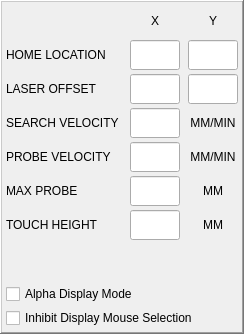
                 <widget class="QFrame" name="frm_settings2">
                  <property name="frameShape">
                   <enum>QFrame::WinPanel</enum>
                  </property>
                  <property name="frameShadow">
                   <enum>QFrame::Raised</enum>
                  </property>
                  <layout class="QGridLayout" name="gridLayout_4">
                   <property name="leftMargin">
                    <number>4</number>
                   </property>
                   <property name="topMargin">
                    <number>4</number>
                   </property>
                   <property name="rightMargin">
                    <number>4</number>
                   </property>
                   <property name="bottomMargin">
                    <number>4</number>
                   </property>
                   <property name="spacing">
                    <number>4</number>
                   </property>
                   <item row="4" column="3">
                    <widget class="QLabel" name="lbl_probe_vel_units">
                     <property name="sizePolicy">
                      <sizepolicy hsizetype="Preferred" vsizetype="Fixed">
                       <horstretch>0</horstretch>
                       <verstretch>0</verstretch>
                      </sizepolicy>
                     </property>
                     <property name="minimumSize">
                      <size>
                       <width>0</width>
                       <height>30</height>
                      </size>
                     </property>
                     <property name="maximumSize">
                      <size>
                       <width>16777215</width>
                       <height>30</height>
                      </size>
                     </property>
                     <property name="text">
                      <string>MM/MIN</string>
                     </property>
                     <property name="alignment">
                      <set>Qt::AlignCenter</set>
                     </property>
                     <property name="wordWrap">
                      <bool>false</bool>
                     </property>
                     <property name="indent">
                      <number>0</number>
                     </property>
                    </widget>
                   </item>
                   <item row="5" column="3">
                    <widget class="QLabel" name="lbl_max_probe_units">
                     <property name="sizePolicy">
                      <sizepolicy hsizetype="Preferred" vsizetype="Fixed">
                       <horstretch>0</horstretch>
                       <verstretch>0</verstretch>
                      </sizepolicy>
                     </property>
                     <property name="minimumSize">
                      <size>
                       <width>0</width>
                       <height>30</height>
                      </size>
                     </property>
                     <property name="maximumSize">
                      <size>
                       <width>16777215</width>
                       <height>30</height>
                      </size>
                     </property>
                     <property name="text">
                      <string>MM</string>
                     </property>
                     <property name="alignment">
                      <set>Qt::AlignCenter</set>
                     </property>
                     <property name="wordWrap">
                      <bool>false</bool>
                     </property>
                     <property name="indent">
                      <number>0</number>
                     </property>
                    </widget>
                   </item>
                   <item row="7" column="0">
                    <spacer name="verticalSpacer_4">
                     <property name="orientation">
                      <enum>Qt::Vertical</enum>
                     </property>
                     <property name="sizeHint" stdset="0">
                      <size>
                       <width>20</width>
                       <height>40</height>
                      </size>
                     </property>
                    </spacer>
                   </item>
                   <item row="6" column="0">
                    <widget class="QLabel" name="label_9">
                     <property name="sizePolicy">
                      <sizepolicy hsizetype="Preferred" vsizetype="Fixed">
                       <horstretch>0</horstretch>
                       <verstretch>0</verstretch>
                      </sizepolicy>
                     </property>
                     <property name="minimumSize">
                      <size>
                       <width>120</width>
                       <height>30</height>
                      </size>
                     </property>
                     <property name="maximumSize">
                      <size>
                       <width>120</width>
                       <height>30</height>
                      </size>
                     </property>
                     <property name="toolTip">
                      <string>Height of tool touchoff plate</string>
                     </property>
                     <property name="text">
                      <string>TOUCH HEIGHT</string>
                     </property>
                     <property name="alignment">
                      <set>Qt::AlignLeading|Qt::AlignLeft|Qt::AlignVCenter</set>
                     </property>
                    </widget>
                   </item>
                   <item row="6" column="3">
                    <widget class="QLabel" name="lbl_touchheight_units">
                     <property name="sizePolicy">
                      <sizepolicy hsizetype="Preferred" vsizetype="Fixed">
                       <horstretch>0</horstretch>
                       <verstretch>0</verstretch>
                      </sizepolicy>
                     </property>
                     <property name="minimumSize">
                      <size>
                       <width>0</width>
                       <height>30</height>
                      </size>
                     </property>
                     <property name="maximumSize">
                      <size>
                       <width>16777215</width>
                       <height>30</height>
                      </size>
                     </property>
                     <property name="text">
                      <string>MM</string>
                     </property>
                     <property name="alignment">
                      <set>Qt::AlignCenter</set>
                     </property>
                     <property name="wordWrap">
                      <bool>false</bool>
                     </property>
                     <property name="indent">
                      <number>0</number>
                     </property>
                    </widget>
                   </item>
                   <item row="4" column="0">
                    <widget class="QLabel" name="label_7">
                     <property name="sizePolicy">
                      <sizepolicy hsizetype="Preferred" vsizetype="Fixed">
                       <horstretch>0</horstretch>
                       <verstretch>0</verstretch>
                      </sizepolicy>
                     </property>
                     <property name="minimumSize">
                      <size>
                       <width>120</width>
                       <height>30</height>
                      </size>
                     </property>
                     <property name="maximumSize">
                      <size>
                       <width>120</width>
                       <height>30</height>
                      </size>
                     </property>
                     <property name="toolTip">
                      <string>Probe down final velocity</string>
                     </property>
                     <property name="text">
                      <string>PROBE VELOCITY</string>
                     </property>
                     <property name="alignment">
                      <set>Qt::AlignLeading|Qt::AlignLeft|Qt::AlignVCenter</set>
                     </property>
                    </widget>
                   </item>
                   <item row="3" column="3">
                    <widget class="QLabel" name="lbl_search_vel_units">
                     <property name="sizePolicy">
                      <sizepolicy hsizetype="Preferred" vsizetype="Fixed">
                       <horstretch>0</horstretch>
                       <verstretch>0</verstretch>
                      </sizepolicy>
                     </property>
                     <property name="minimumSize">
                      <size>
                       <width>0</width>
                       <height>30</height>
                      </size>
                     </property>
                     <property name="maximumSize">
                      <size>
                       <width>16777215</width>
                       <height>30</height>
                      </size>
                     </property>
                     <property name="text">
                      <string>MM/MIN</string>
                     </property>
                     <property name="alignment">
                      <set>Qt::AlignCenter</set>
                     </property>
                     <property name="wordWrap">
                      <bool>false</bool>
                     </property>
                     <property name="indent">
                      <number>0</number>
                     </property>
                    </widget>
                   </item>
                   <item row="0" column="1">
                    <widget class="QLabel" name="label_38">
                     <property name="sizePolicy">
                      <sizepolicy hsizetype="Preferred" vsizetype="Fixed">
                       <horstretch>0</horstretch>
                       <verstretch>0</verstretch>
                      </sizepolicy>
                     </property>
                     <property name="minimumSize">
                      <size>
                       <width>0</width>
                       <height>30</height>
                      </size>
                     </property>
                     <property name="maximumSize">
                      <size>
                       <width>16777215</width>
                       <height>30</height>
                      </size>
                     </property>
                     <property name="text">
                      <string>X</string>
                     </property>
                     <property name="alignment">
                      <set>Qt::AlignCenter</set>
                     </property>
                    </widget>
                   </item>
                   <item row="1" column="0">
                    <widget class="QLabel" name="label_26">
                     <property name="minimumSize">
                      <size>
                       <width>120</width>
                       <height>0</height>
                      </size>
                     </property>
                     <property name="maximumSize">
                      <size>
                       <width>120</width>
                       <height>16777215</height>
                      </size>
                     </property>
                     <property name="text">
                      <string>HOME LOCATION</string>
                     </property>
                    </widget>
                   </item>
                   <item row="2" column="1">
                    <widget class="QLineEdit" name="lbl_laser_x">
                     <property name="sizePolicy">
                      <sizepolicy hsizetype="Fixed" vsizetype="Fixed">
                       <horstretch>0</horstretch>
                       <verstretch>0</verstretch>
                      </sizepolicy>
                     </property>
                     <property name="minimumSize">
                      <size>
                       <width>50</width>
                       <height>30</height>
                      </size>
                     </property>
                     <property name="maximumSize">
                      <size>
                       <width>50</width>
                       <height>30</height>
                      </size>
                     </property>
                     <property name="maxLength">
                      <number>8</number>
                     </property>
                     <property name="alignment">
                      <set>Qt::AlignCenter</set>
                     </property>
                     <property name="readOnly">
                      <bool>true</bool>
                     </property>
                    </widget>
                   </item>
                   <item row="5" column="1">
                    <widget class="QLineEdit" name="lbl_max_probe">
                     <property name="sizePolicy">
                      <sizepolicy hsizetype="Fixed" vsizetype="Fixed">
                       <horstretch>0</horstretch>
                       <verstretch>0</verstretch>
                      </sizepolicy>
                     </property>
                     <property name="minimumSize">
                      <size>
                       <width>50</width>
                       <height>30</height>
                      </size>
                     </property>
                     <property name="maximumSize">
                      <size>
                       <width>50</width>
                       <height>30</height>
                      </size>
                     </property>
                     <property name="maxLength">
                      <number>8</number>
                     </property>
                     <property name="alignment">
                      <set>Qt::AlignCenter</set>
                     </property>
                     <property name="readOnly">
                      <bool>true</bool>
                     </property>
                    </widget>
                   </item>
                   <item row="4" column="1">
                    <widget class="QLineEdit" name="lbl_probe_vel">
                     <property name="sizePolicy">
                      <sizepolicy hsizetype="Fixed" vsizetype="Fixed">
                       <horstretch>0</horstretch>
                       <verstretch>0</verstretch>
                      </sizepolicy>
                     </property>
                     <property name="minimumSize">
                      <size>
                       <width>50</width>
                       <height>30</height>
                      </size>
                     </property>
                     <property name="maximumSize">
                      <size>
                       <width>50</width>
                       <height>30</height>
                      </size>
                     </property>
                     <property name="maxLength">
                      <number>8</number>
                     </property>
                     <property name="alignment">
                      <set>Qt::AlignCenter</set>
                     </property>
                     <property name="readOnly">
                      <bool>true</bool>
                     </property>
                    </widget>
                   </item>
                   <item row="3" column="1">
                    <widget class="QLineEdit" name="lbl_search_vel">
                     <property name="sizePolicy">
                      <sizepolicy hsizetype="Fixed" vsizetype="Fixed">
                       <horstretch>0</horstretch>
                       <verstretch>0</verstretch>
                      </sizepolicy>
                     </property>
                     <property name="minimumSize">
                      <size>
                       <width>50</width>
                       <height>30</height>
                      </size>
                     </property>
                     <property name="maximumSize">
                      <size>
                       <width>50</width>
                       <height>30</height>
                      </size>
                     </property>
                     <property name="maxLength">
                      <number>8</number>
                     </property>
                     <property name="alignment">
                      <set>Qt::AlignCenter</set>
                     </property>
                     <property name="readOnly">
                      <bool>true</bool>
                     </property>
                    </widget>
                   </item>
                   <item row="2" column="3">
                    <widget class="QLineEdit" name="lbl_laser_y">
                     <property name="sizePolicy">
                      <sizepolicy hsizetype="Fixed" vsizetype="Fixed">
                       <horstretch>0</horstretch>
                       <verstretch>0</verstretch>
                      </sizepolicy>
                     </property>
                     <property name="minimumSize">
                      <size>
                       <width>50</width>
                       <height>30</height>
                      </size>
                     </property>
                     <property name="maximumSize">
                      <size>
                       <width>50</width>
                       <height>30</height>
                      </size>
                     </property>
                     <property name="maxLength">
                      <number>8</number>
                     </property>
                     <property name="alignment">
                      <set>Qt::AlignCenter</set>
                     </property>
                     <property name="readOnly">
                      <bool>true</bool>
                     </property>
                    </widget>
                   </item>
                   <item row="1" column="1">
                    <widget class="QLineEdit" name="lbl_home_x">
                     <property name="sizePolicy">
                      <sizepolicy hsizetype="Fixed" vsizetype="Fixed">
                       <horstretch>0</horstretch>
                       <verstretch>0</verstretch>
                      </sizepolicy>
                     </property>
                     <property name="minimumSize">
                      <size>
                       <width>50</width>
                       <height>30</height>
                      </size>
                     </property>
                     <property name="maximumSize">
                      <size>
                       <width>50</width>
                       <height>30</height>
                      </size>
                     </property>
                     <property name="maxLength">
                      <number>8</number>
                     </property>
                     <property name="alignment">
                      <set>Qt::AlignCenter</set>
                     </property>
                     <property name="readOnly">
                      <bool>true</bool>
                     </property>
                    </widget>
                   </item>
                   <item row="1" column="3">
                    <widget class="QLineEdit" name="lbl_home_y">
                     <property name="sizePolicy">
                      <sizepolicy hsizetype="Fixed" vsizetype="Fixed">
                       <horstretch>0</horstretch>
                       <verstretch>0</verstretch>
                      </sizepolicy>
                     </property>
                     <property name="minimumSize">
                      <size>
                       <width>50</width>
                       <height>30</height>
                      </size>
                     </property>
                     <property name="maximumSize">
                      <size>
                       <width>50</width>
                       <height>30</height>
                      </size>
                     </property>
                     <property name="maxLength">
                      <number>8</number>
                     </property>
                     <property name="alignment">
                      <set>Qt::AlignCenter</set>
                     </property>
                     <property name="readOnly">
                      <bool>true</bool>
                     </property>
                    </widget>
                   </item>
                   <item row="3" column="0">
                    <widget class="QLabel" name="label_6">
                     <property name="sizePolicy">
                      <sizepolicy hsizetype="Preferred" vsizetype="Fixed">
                       <horstretch>0</horstretch>
                       <verstretch>0</verstretch>
                      </sizepolicy>
                     </property>
                     <property name="minimumSize">
                      <size>
                       <width>120</width>
                       <height>30</height>
                      </size>
                     </property>
                     <property name="maximumSize">
                      <size>
                       <width>120</width>
                       <height>30</height>
                      </size>
                     </property>
                     <property name="toolTip">
                      <string>Probe down search velocity</string>
                     </property>
                     <property name="text">
                      <string>SEARCH VELOCITY</string>
                     </property>
                     <property name="alignment">
                      <set>Qt::AlignLeading|Qt::AlignLeft|Qt::AlignVCenter</set>
                     </property>
                    </widget>
                   </item>
                   <item row="0" column="3">
                    <widget class="QLabel" name="label_39">
                     <property name="sizePolicy">
                      <sizepolicy hsizetype="Preferred" vsizetype="Fixed">
                       <horstretch>0</horstretch>
                       <verstretch>0</verstretch>
                      </sizepolicy>
                     </property>
                     <property name="minimumSize">
                      <size>
                       <width>0</width>
                       <height>30</height>
                      </size>
                     </property>
                     <property name="maximumSize">
                      <size>
                       <width>16777215</width>
                       <height>30</height>
                      </size>
                     </property>
                     <property name="text">
                      <string>Y</string>
                     </property>
                     <property name="alignment">
                      <set>Qt::AlignCenter</set>
                     </property>
                    </widget>
                   </item>
                   <item row="5" column="0">
                    <widget class="QLabel" name="label_4">
                     <property name="sizePolicy">
                      <sizepolicy hsizetype="Preferred" vsizetype="Fixed">
                       <horstretch>0</horstretch>
                       <verstretch>0</verstretch>
                      </sizepolicy>
                     </property>
                     <property name="minimumSize">
                      <size>
                       <width>120</width>
                       <height>30</height>
                      </size>
                     </property>
                     <property name="maximumSize">
                      <size>
                       <width>120</width>
                       <height>30</height>
                      </size>
                     </property>
                     <property name="toolTip">
                      <string>Max probing distance</string>
                     </property>
                     <property name="text">
                      <string>MAX PROBE</string>
                     </property>
                     <property name="alignment">
                      <set>Qt::AlignLeading|Qt::AlignLeft|Qt::AlignVCenter</set>
                     </property>
                    </widget>
                   </item>
                   <item row="6" column="1">
                    <widget class="QLineEdit" name="lbl_touch_height">
                     <property name="sizePolicy">
                      <sizepolicy hsizetype="Fixed" vsizetype="Fixed">
                       <horstretch>0</horstretch>
                       <verstretch>0</verstretch>
                      </sizepolicy>
                     </property>
                     <property name="minimumSize">
                      <size>
                       <width>50</width>
                       <height>30</height>
                      </size>
                     </property>
                     <property name="maximumSize">
                      <size>
                       <width>50</width>
                       <height>30</height>
                      </size>
                     </property>
                     <property name="maxLength">
                      <number>8</number>
                     </property>
                     <property name="frame">
                      <bool>true</bool>
                     </property>
                     <property name="alignment">
                      <set>Qt::AlignCenter</set>
                     </property>
                     <property name="readOnly">
                      <bool>true</bool>
                     </property>
                    </widget>
                   </item>
                   <item row="2" column="0">
                    <widget class="QLabel" name="label_33">
                     <property name="minimumSize">
                      <size>
                       <width>120</width>
                       <height>0</height>
                      </size>
                     </property>
                     <property name="maximumSize">
                      <size>
                       <width>120</width>
                       <height>16777215</height>
                      </size>
                     </property>
                     <property name="text">
                      <string>LASER OFFSET</string>
                     </property>
                    </widget>
                   </item>
                   <item row="9" column="0" colspan="4">
                    <widget class="QCheckBox" name="chk_alpha_mode_2">
                     <property name="text">
                      <string>Inhibit Display Mouse Selection</string>
                     </property>
                    </widget>
                   </item>
                   <item row="8" column="0" colspan="4">
                    <widget class="QCheckBox" name="chk_alpha_mode">
                     <property name="text">
                      <string>Alpha Display Mode</string>
                     </property>
                    </widget>
                   </item>
                  </layout>
                 </widget>
